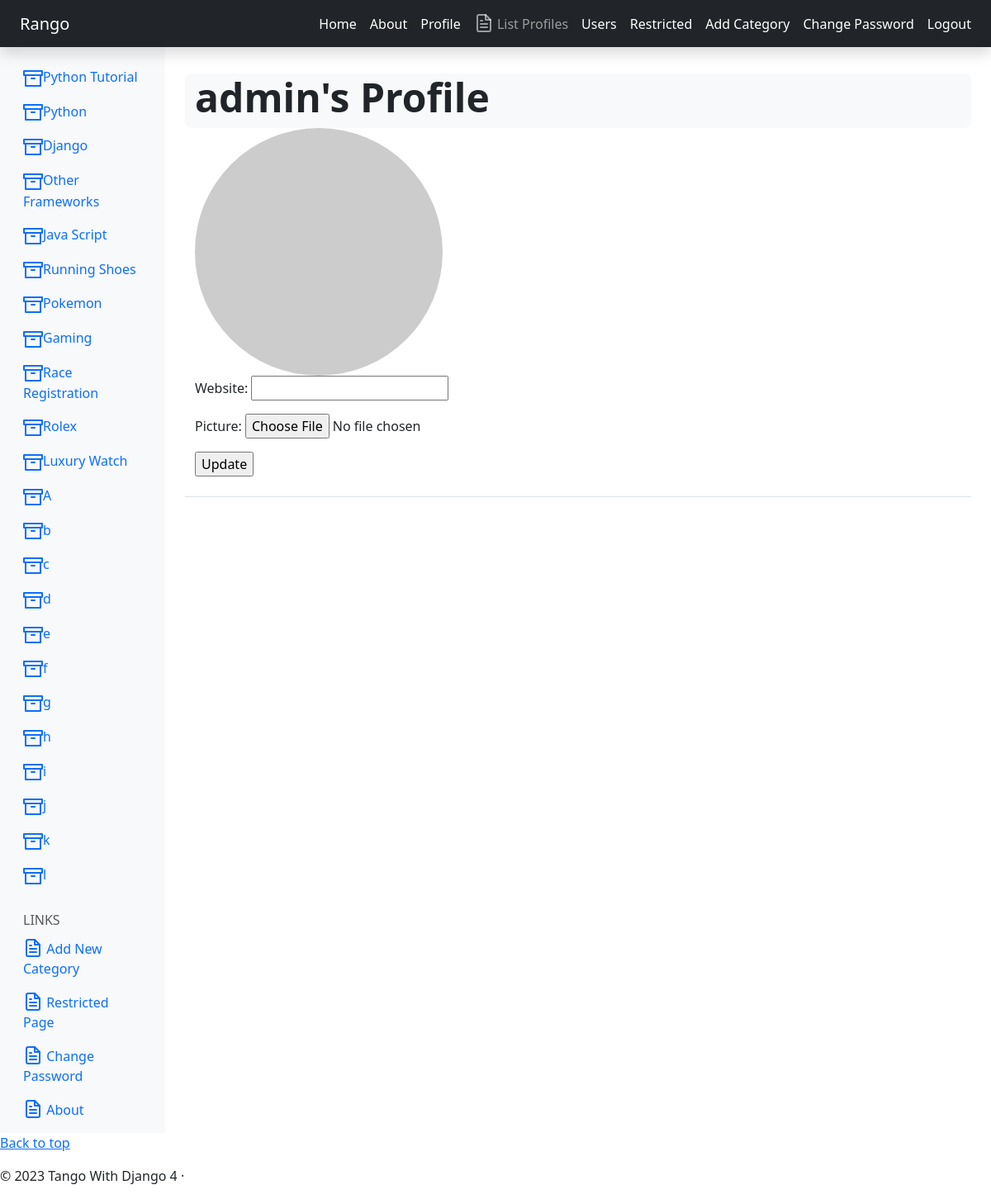
Page /rango/profile/admin/ (signed in) on the earlier database version.
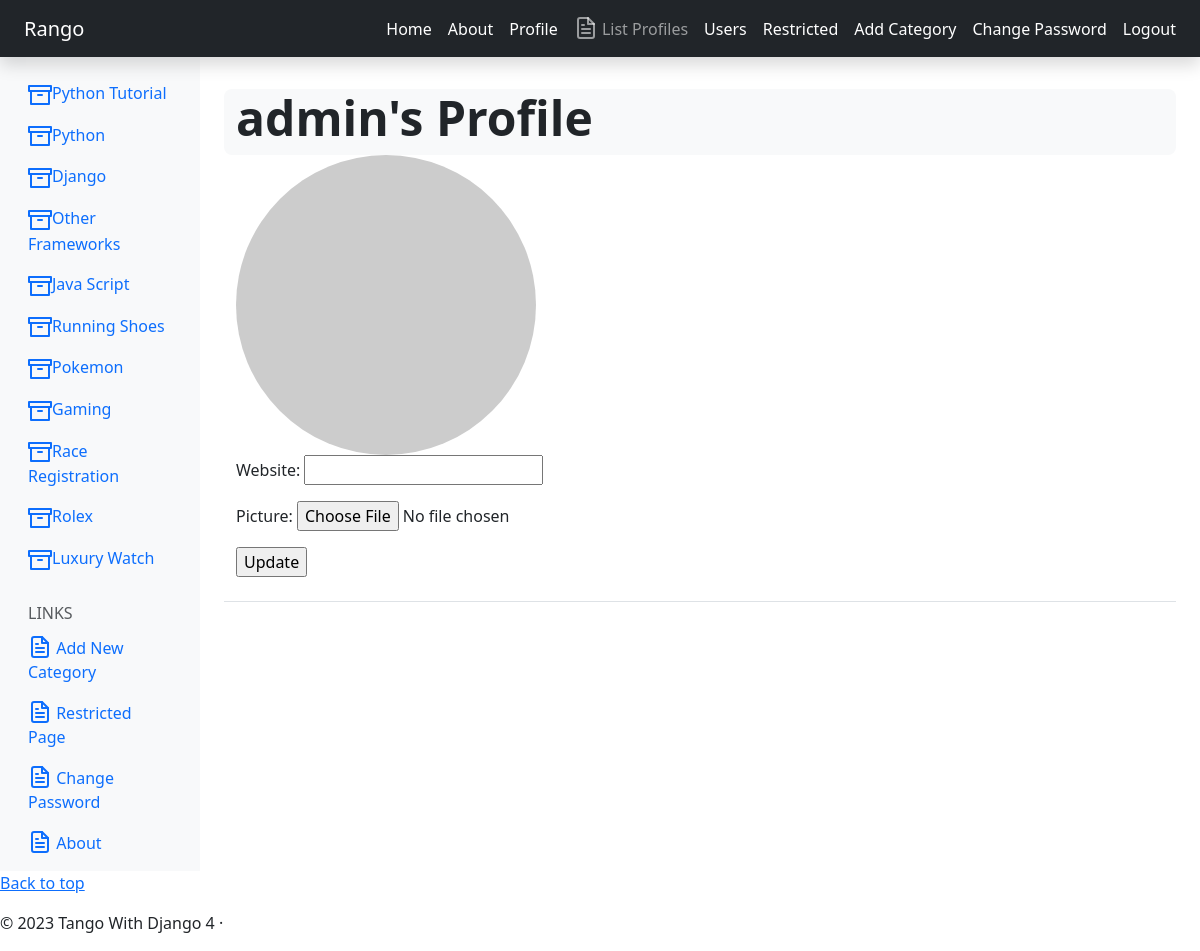
Same page on the later database version.
### rango/models.py (models this page shows, shortened)
class Category(models.Model):
    name = models.CharField(max_length=128, unique=True)
    views = models.IntegerField(default=0)
    likes = models.IntegerField(default=0)
    slug = models.SlugField(unique=True)
    class Meta:
        verbose_name_plural = 'Categories'

### rango/views.py (the view, shortened to what this page needs)
# urls.py: path('profile/<str:username>/', views.ProfileView.as_view(), name='profile'),
class ProfileView(View):
    def get_user_details(self, username):
        try:
            user = User.objects.get(username=username)
        except User.DoesNotExist:
            return None
        user_profile = UserProfile.objects.get_or_create(user=user)[0]
        form = UserProfileForm({'website': user_profile.website,
                                'picture': user_profile.picture})
        return (user, user_profile, form)
    @method_decorator(login_required)
    def get(self, request, username):
        try:
            (user, user_profile, form) = self.get_user_details(username)
        except TypeError:
            return redirect(reverse('rango:index'))
        if request.user != user:
            return redirect('rango:index')
        context_dict = {'user_profile': user_profile,
                        'selected_user': user,
                        'form': form}
        return render(request, 'rango/profile.html', context=context_dict)

### rango/forms.py
class UserProfileForm(forms.ModelForm):
    class Meta:
        model = UserProfile
        fields = ('website', 'picture')

### rango/templatetags/rango_template_tags.py (called while the page is built)
@register.inclusion_tag('rango/categories.html', takes_context=True)
def get_category_list(context, current_category=None):
    return {
        'categories': Category.objects.all(),
        'current_category': current_category,
        'user': context['user']
            }

### rango/templates/rango/profile.html (shortened to what this page needs)
{% extends 'rango/base.html' %}
{% load static %}
        {% block body_block %}
         <div class="container-fluid py-3">
          <div class="row bg-light rounded-3">
           <h1 class="display-5 fw-bold">{{ selected_user.username }}'s Profile</h1>
          </div>
        <div class="col-md-6">
            {% if user_profile.picture %}
                <img src="{{ user_profile.picture.url }}"
                    class="rounded-circle"
                    width="300"
                    height="300"
                    alt="{{ selected_user.username }}'s profile image" />
            {% else %}
                <img src="https://loremflickr.com/300/300/person"
                    class="rounded-circle"
                    width="300"
                    height="300"
                    alt="placeholder profile image" />
            {% endif %}
        </div>
        <div class="col-md-6">
            {% if selected_user == user %}
                <form method="post" action="." enctype="multipart/form-data">
                    {{ form.as_p }}
                 <input type="submit" value="Update" />
                </form>
            {% else %}
            <p>
            <strong>Website:</strong>
            <a href="{{ user_profile.website }}">{{ user_profile.website }}</a>
            </p>
           {% endif %}
           </div>
          </div>
         </div>
        {% endblock %}

### rango/templates/rango/base.html (shortened to what this page needs)
<!doctype html>
{% load static %}
{% load rango_template_tags %}
<html lang="en">
  <head>
    <link href="https://cdn.jsdelivr.net/npm/bootstrap@5.3.0/dist/css/bootstrap.min.css" rel="stylesheet">
  </head>
  <body>
<header class="navbar navbar-dark sticky-top bg-dark p-2 shadow">
  <a class="navbar-brand px-3" href="{% url 'rango:index' %}">
    Rango
  </a>
  <ul class="navbar-nav flex-row ms-auto gap-3 px-3 align-items-center">
    <li class="nav-item">
      <a class="nav-link text-white" href="{% url 'rango:index' %}">
        Home
      </a>
    </li>
    <li class="nav-item">
      <a class="nav-link text-white" href="{% url 'rango:about' %}">
        About
      </a>
    </li>
    {% if user.is_authenticated %}
      <li class="nav-item">
        <a class="nav-link text-white" href="{% url 'rango:profile' user.username %}">
          Profile
        </a>
      </li>
      <li class="nav-item">
         <a class="nav-link" href="{% url 'rango:list_profiles' %}">
          <span data-feather="file-text" class="align-text-bottom"></span>
          List Profiles
         </a>
      </li>
      <li class="nav-item">
        <a class="nav-link text-white" href="{% url 'rango:users' %}">
          Users
        </a>
      </li>
      <li class="nav-item">
        <a class="nav-link text-white" href="{% url 'rango:restricted' %}">
          Restricted
        </a>
      </li>
      <li class="nav-item">
        <a class="nav-link text-white" href="{% url 'rango:add_category' %}">
          Add Category
        </a>
      </li>
      <li class="nav-item">
        <a class="nav-link text-white" href="{% url 'password_change' %}">
          Change Password
        </a>
      </li>
      <form method="post" action="{% url 'logout' %}" style="display:inline;">
        <button type="submit" class="btn btn-link nav-link text-white p-0">
          Logout
        </button>
      </form>
    {% endif %}
  </ul>
</header>
<div class="container-fluid">
  <div class="row">
    <nav id="sidebarMenu" class="col-md-3 col-lg-2 d-md-block bg-light sidebar collapse">
      <div class="position-sticky pt-3 sidebar-sticky">
        {% block sidebar_block %}
        {% get_category_list category %}
    {% endblock %}
        <h6 class="sidebar-heading d-flex justify-content-between align-items-center px-3 mt-4 mb-1 text-muted text-uppercase">
          <span>Links</span>
        </h6>
        <ul class="nav flex-column mb-2">
          <li class="nav-item">
            <a class="nav-link" href="{% url 'rango:add_category' %}">
              <span data-feather="file-text" class="align-text-bottom"></span>
              Add New Category
            </a>
          </li>
          {% if user.is_authenticated %}
          <li class="nav-item">
          <a class="nav-link" href="{% url 'rango:restricted' %}">
            <span data-feather="file-text" class="align-text-bottom"></span>
            Restricted Page</a>
        </li>
          <li class="nav-item">
          <a class="nav-link" href="{% url 'password_change' %}">
            <span data-feather="file-text" class="align-text-bottom"></span>
            Change Password</a>
        </li>
        <li class="nav-item">
            <a class="nav-link" href="{% url 'rango:about' %}">
            <span data-feather="file-text" class="align-text-bottom"></span>
            About</a>
        </li>
          {% endif %}
        </ul>
    </div>
    </nav>
    <main class="col-md-9 ms-sm-auto col-lg-10 px-md-4">
    <div class="d-flex justify-content-between flex-wrap flex-md-nowrap align-items-center pt-3 pb-2 mb-3 border-bottom">
        {% block body_block %}
        {% endblock %}
    </div>
  </div>
<footer>
    <p class="float-right"><a href="#">Back to top</a></p>
    <p>&copy; 2023 Tango With Django 4 &middot;</p>
</footer>
  </body>
</html>

### rango/templates/rango/categories.html
<ul class="nav flex-column">
{% if categories %}
    {% for c in categories %}
        {% if c == current_category %}
            <li class="nav-item">
                <a class="nav-link activate"
                    href="{% url 'rango:show_category' c.slug %}">
                       <span data-feather="archive"></span>{{ c.name }}
                </a>
            </li>
        {% else %}
            <li class="nav-item">
                <a class="nav-link"
                    href="{% url 'rango:show_category' c.slug %}">
                    <span data-feather="archive"></span>{{ c.name }}
                </a>
            </li>
        {% endif %}
    {% endfor %}
{% else %}
    <li class="nav-item">
        There are no categories present.
    </li>
{% endif %}
</ul>

Differences in the rows shown:
removed Category: name "A"
removed Category: name "b"
removed Category: name "c"
removed Category: name "d"
removed Category: name "e"
removed Category: name "f"
removed Category: name "g"
removed Category: name "h"
removed Category: name "i"
removed Category: name "j"
removed Category: name "k"
removed Category: name "l"
